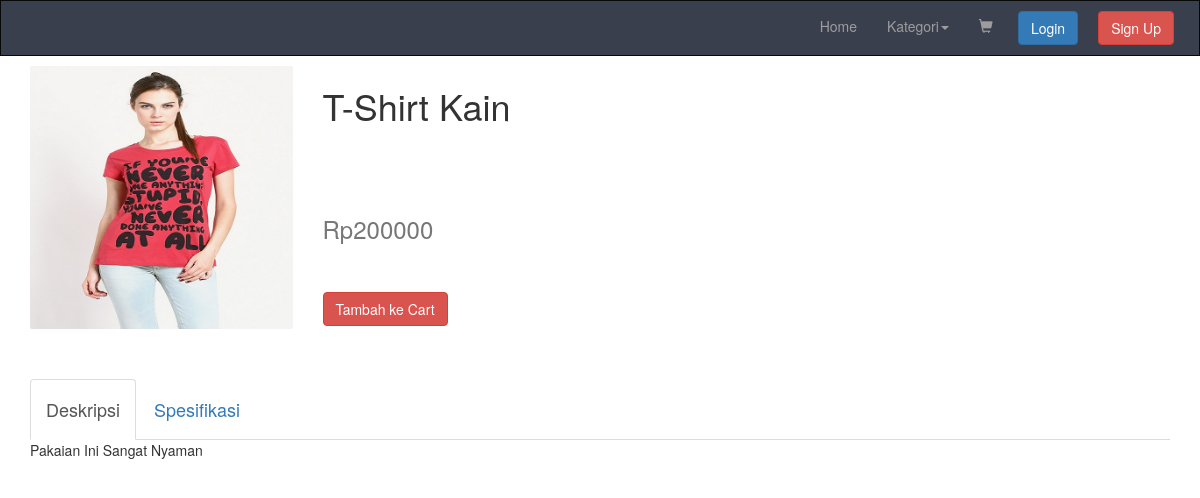
Screenshot of /detail.php?id=1 with the database file from the repository.
### tables this page shows
CREATE TABLE `tb_olshopp` (
  `id` int(100) NOT NULL,
  `nama_brg` text NOT NULL,
  `detail_brg` text NOT NULL,
  `spek_brg` text NOT NULL,
  `harga_brg` int(20) NOT NULL,
  `gbr_brg` varchar(100) NOT NULL,
  `jenis_brg` varchar(20) NOT NULL,
  `jk` varchar(20) NOT NULL,
  `diskon` int(3) DEFAULT NULL
);

### detail.php (the view, shortened to what this page needs)
<?php
$username = '';
require "js/dibutuhkan.php";
require_once "connect.php";
$idSum = $_GET['id'];
$sql = "SELECT * FROM tb_olshopp WHERE id='$idSum'";
$result = mysqli_query($connect, $sql);
if ($result) {
    if (mysqli_num_rows($result)) {
        $row = mysqli_fetch_assoc($result);
    }
}
?>
<!DOCTYPE html>
<html>
<head>
    <?php echo ndas(); ?>
</head>
<body>
<?php echo navbarCoy($username); ?>
<div class="container-fluid" style="margin-top: 10px">
    <div class="col-xs-12 col-sm-3">
        <img src="img/<?php echo $row['gbr_brg']; ?>" class="img-responsive">
    </div>
    <div class="col-xs-12 col-sm-9">
        <h1><?php echo $row['nama_brg']; ?></h1>
        <br><br><br>
        <h3 class="h3 text-muted">Rp<?php echo $row['harga_brg'] ?></h3>
        <br><br>
        <button class="btn btn-danger">Tambah ke Cart</button>
    </div>
    <div class="col-xs-12" style="margin-top: 50px">
        <ul class="nav nav-tabs">
            <li class="active"><a data-toggle="tab" href="#home"><h4>Deskripsi</h4></a></li>
            <li><a data-toggle="tab" href="#menu1"><h4>Spesifikasi</h4></a></li>
        </ul>
        <div class="tab-content">
            <div id="home" class="tab-pane fade in active">
                <p><?php echo $row['detail_brg'] ?></p>
            </div>
        </div>
    </div>
</div>
</body>
</html>

### css/style.css (style rules this page uses)
.img-responsive { border-radius: 2px; }

### rows the page displays
tb_olshopp: gbr_brg (picture), nama_brg "T-Shirt Kain", harga_brg "200000", detail_brg "Pakaian Ini Sangat Nyaman"
